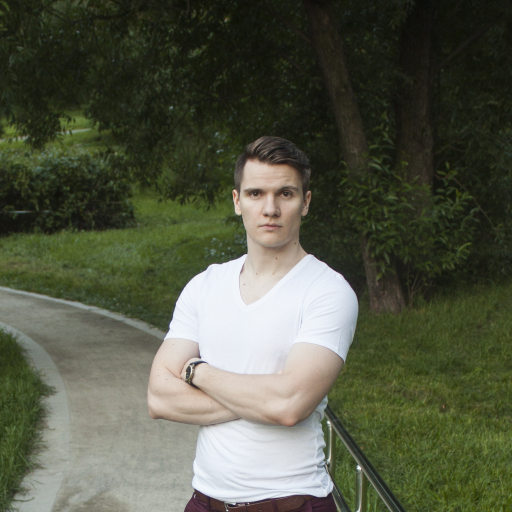
#> input picture img/me_512.png, 512 x 512 px
$ jupyter execute post-processing.ipynb   (shell and % lines are left out)
#> lines starting #> are read from the running program, lines starting #| are printed output that depends on the picture; after the words box and inside, x2 and y2 are one past the last pixel; in counts of white or black regions, pixels touching at a corner belong together
[cell 1]
import matplotlib.pyplot as plt
import imageio
import numpy as np
import scipy.ndimage.filters

## Load input images

[cell 2]
IMG_FPATH = 'img/me_512.png'
IMG_SEG_FPATH = 'img/me_512_seg.png'
IMG_BG_FPATH = 'img/beach-bg.png'

img = imageio.imread(IMG_FPATH).astype(np.float32) / 255.
img_seg = imageio.imread(IMG_SEG_FPATH).astype(np.float32) / 255.
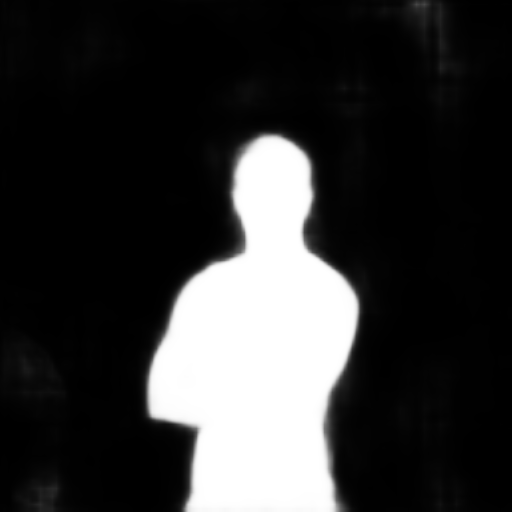
#> input picture img/me_512_seg.png, 512 x 512 px
#> img_seg: shape (512, 512) float32; min 0, max 1, mean 0.198
img_bg = imageio.imread(IMG_BG_FPATH).astype(np.float32) / 255.
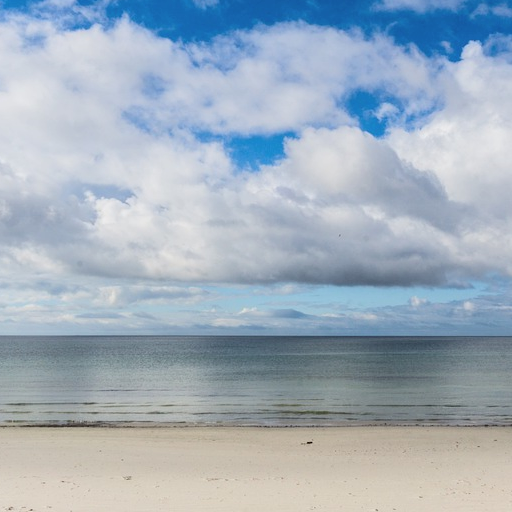
#> input picture img/beach-bg.png, 512 x 512 px

## Show image and segmentation

[cell 3]
plt.figure(figsize=[9, 9]); _=plt.imshow(img)
plt.figure(figsize=[9, 9]); _=plt.imshow(img_seg)

## Prepare segmentation mask: binarization and smoothing

[cell 4]
BIN_THRESHOLD = 0.9

img_seg_bin = (img_seg > BIN_THRESHOLD).astype(np.float32)
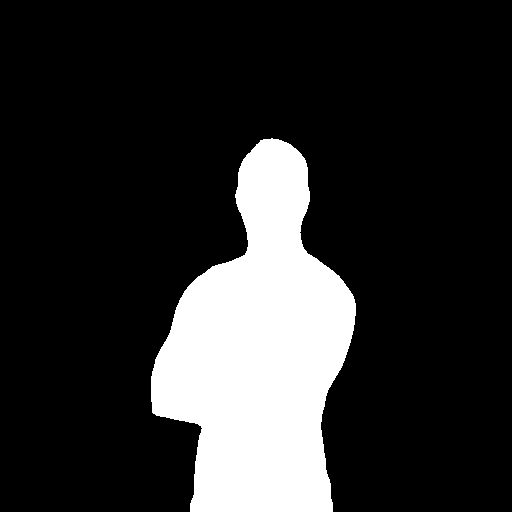
#> img_seg_bin: shape (512, 512) float32; values 0 (black) and 1 (white), 17.9% white; 1 white region, box (x1, y1, x2, y2) and area: (151, 138, 356, 512) 46956
img_seg_bin = np.tile(img_seg_bin[..., None], [1, 1, 3])
img_seg_smooth = scipy.ndimage.filters.gaussian_filter(img_seg_bin, [1., 1., 0])

plt.figure(figsize=[9, 9]); _=plt.imshow(img_seg_smooth)

## Prepare blurred image for background

[cell 5]
img_blur = scipy.ndimage.filters.gaussian_filter(img, [3, 3, 0])
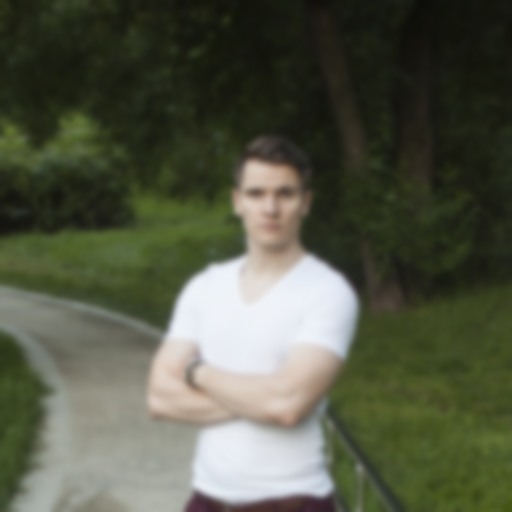
#> img_blur: shape (512, 512, 3) float32; mean R, G, B 0.331, 0.347, 0.276

plt.figure(figsize=[9, 9]); _=plt.imshow(img_blur)

## Show masked foreground image

[cell 6]
img_masked = img * img_seg_smooth
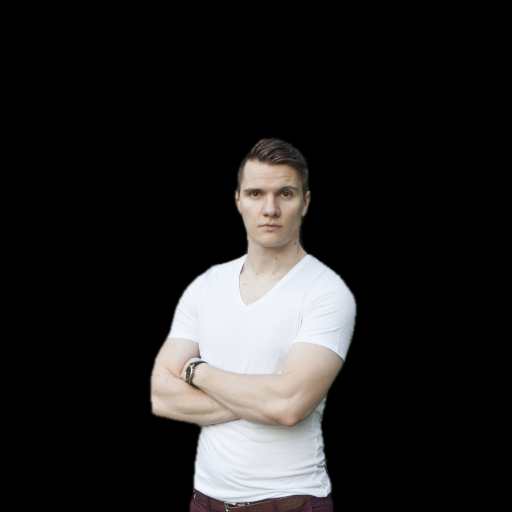
#> img_masked: shape (512, 512, 3) float32; mean R, G, B 0.138, 0.134, 0.133

plt.figure(figsize=[9, 9]); _=plt.imshow(img_masked)

## Get and show composed image: blurred background + masked foreground

[cell 7]
img_compose = img_blur * (1.0 - img_seg_smooth) + img * img_seg_smooth

plt.figure(figsize=[9, 9]); _=plt.imshow(img_compose)

## Show new background image

[cell 8]
plt.figure(figsize=[9, 9]); _=plt.imshow(img_bg)

## Get and show composed image: new background + masked foreground

[cell 9]
img_compose2 = img_bg * (1.0 - img_seg_smooth) + img * img_seg_smooth
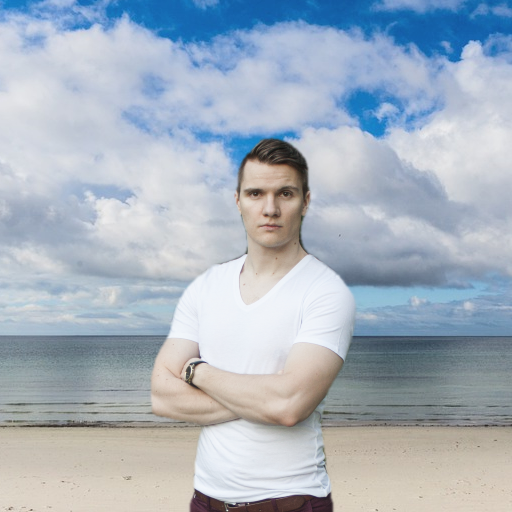
#> img_compose2: shape (512, 512, 3) float32; mean R, G, B 0.658, 0.703, 0.751

plt.figure(figsize=[9, 9]); _=plt.imshow(img_compose2)
